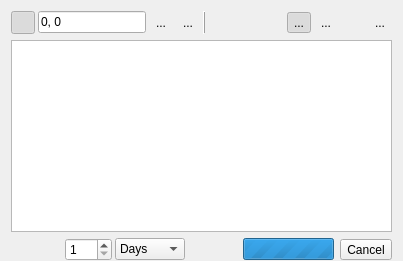
      <widget class="QWidget" name="layoutWidget">
       <layout class="QVBoxLayout" name="verticalLayout">
        <property name="bottomMargin">
         <number>0</number>
        </property>
        <item>
         <layout class="QHBoxLayout" name="horizontalLayout_2">
          <property name="spacing">
           <number>3</number>
          </property>
          <item>
           <widget class="QToolButton" name="mIdentify">
            <property name="enabled">
             <bool>true</bool>
            </property>
            <property name="sizePolicy">
             <sizepolicy hsizetype="Preferred" vsizetype="Preferred">
              <horstretch>0</horstretch>
              <verstretch>0</verstretch>
             </sizepolicy>
            </property>
            <property name="toolTip">
             <string>Update profile when cursor location changes.</string>
            </property>
            <property name="text">
             <string/>
            </property>
            <property name="icon">
             <iconset>
              <normaloff>icons/icon_maptool.png</normaloff>icons/icon_maptool.png</iconset>
            </property>
            <property name="iconSize">
             <size>
              <width>16</width>
              <height>16</height>
             </size>
            </property>
            <property name="checkable">
             <bool>true</bool>
            </property>
            <property name="checked">
             <bool>true</bool>
            </property>
            <property name="toolButtonStyle">
             <enum>Qt::ToolButtonTextBesideIcon</enum>
            </property>
            <property name="autoRaise">
             <bool>true</bool>
            </property>
           </widget>
          </item>
          <item>
           <widget class="QLineEdit" name="mLocation">
            <property name="enabled">
             <bool>true</bool>
            </property>
            <property name="sizePolicy">
             <sizepolicy hsizetype="Preferred" vsizetype="Fixed">
              <horstretch>0</horstretch>
              <verstretch>0</verstretch>
             </sizepolicy>
            </property>
            <property name="maximumSize">
             <size>
              <width>16777215</width>
              <height>16777215</height>
             </size>
            </property>
            <property name="toolTip">
             <string>Current location (longitude, latitude)</string>
            </property>
            <property name="text">
             <string>0, 0</string>
            </property>
           </widget>
          </item>
          <item>
           <widget class="QToolButton" name="mPan">
            <property name="focusPolicy">
             <enum>Qt::TabFocus</enum>
            </property>
            <property name="toolTip">
             <string>Center map on location.</string>
            </property>
            <property name="text">
             <string>...</string>
            </property>
            <property name="icon">
             <iconset>
              <normaloff>:/images/themes/default/propertyicons/labelplacement.svg</normaloff>:/images/themes/default/propertyicons/labelplacement.svg</iconset>
            </property>
            <property name="iconSize">
             <size>
              <width>16</width>
              <height>16</height>
             </size>
            </property>
            <property name="autoRaise">
             <bool>true</bool>
            </property>
           </widget>
          </item>
          <item>
           <widget class="QToolButton" name="mRefresh">
            <property name="focusPolicy">
             <enum>Qt::TabFocus</enum>
            </property>
            <property name="toolTip">
             <string>Load profile data for location.</string>
            </property>
            <property name="text">
             <string>...</string>
            </property>
            <property name="icon">
             <iconset>
              <normaloff>:/images/themes/default/mActionRefresh.svg</normaloff>:/images/themes/default/mActionRefresh.svg</iconset>
            </property>
            <property name="iconSize">
             <size>
              <width>16</width>
              <height>16</height>
             </size>
            </property>
            <property name="autoRaise">
             <bool>true</bool>
            </property>
           </widget>
          </item>
          <item>
           <widget class="QFrame" name="frame">
            <property name="frameShape">
             <enum>QFrame::VLine</enum>
            </property>
            <property name="frameShadow">
             <enum>QFrame::Raised</enum>
            </property>
           </widget>
          </item>
          <item>
           <spacer name="horizontalSpacer_2">
            <property name="orientation">
             <enum>Qt::Horizontal</enum>
            </property>
            <property name="sizeHint" stdset="0">
             <size>
              <width>1</width>
              <height>1</height>
             </size>
            </property>
           </spacer>
          </item>
          <item>
           <widget class="QToolButton" name="mShowImageLine">
            <property name="focusPolicy">
             <enum>Qt::TabFocus</enum>
            </property>
            <property name="toolTip">
             <string>Image selection mode.</string>
            </property>
            <property name="text">
             <string>...</string>
            </property>
            <property name="icon">
             <iconset>
              <normaloff>icons/single_image.svg</normaloff>icons/single_image.svg</iconset>
            </property>
            <property name="iconSize">
             <size>
              <width>16</width>
              <height>16</height>
             </size>
            </property>
            <property name="checkable">
             <bool>true</bool>
            </property>
            <property name="checked">
             <bool>true</bool>
            </property>
            <property name="autoExclusive">
             <bool>true</bool>
            </property>
            <property name="autoRaise">
             <bool>true</bool>
            </property>
           </widget>
          </item>
          <item>
           <widget class="QToolButton" name="mShowCompositeBox">
            <property name="focusPolicy">
             <enum>Qt::TabFocus</enum>
            </property>
            <property name="toolTip">
             <string>Composite selection mode.</string>
            </property>
            <property name="text">
             <string>...</string>
            </property>
            <property name="icon">
             <iconset>
              <normaloff>icons/image_mosaic.svg</normaloff>icons/image_mosaic.svg</iconset>
            </property>
            <property name="iconSize">
             <size>
              <width>16</width>
              <height>16</height>
             </size>
            </property>
            <property name="checkable">
             <bool>true</bool>
            </property>
            <property name="autoExclusive">
             <bool>true</bool>
            </property>
            <property name="autoRaise">
             <bool>true</bool>
            </property>
           </widget>
          </item>
          <item>
           <widget class="QToolButton" name="mStretchAndUpdateLayer">
            <property name="toolTip">
             <string>Apply cumulative count stretch and update layer.</string>
            </property>
            <property name="text">
             <string/>
            </property>
            <property name="icon">
             <iconset>
              <normaloff>icons/strechApply.svg</normaloff>icons/strechApply.svg</iconset>
            </property>
            <property name="toolButtonStyle">
             <enum>Qt::ToolButtonTextBesideIcon</enum>
            </property>
            <property name="autoRaise">
             <bool>true</bool>
            </property>
           </widget>
          </item>
          <item>
           <widget class="QToolButton" name="mLiveUpdate">
            <property name="focusPolicy">
             <enum>Qt::TabFocus</enum>
            </property>
            <property name="toolTip">
             <string>Update layer when the selection changes.</string>
            </property>
            <property name="text">
             <string>...</string>
            </property>
            <property name="icon">
             <iconset>
              <normaloff>:/images/themes/default/algorithms/mAlgorithmCheckGeometry.svg</normaloff>:/images/themes/default/algorithms/mAlgorithmCheckGeometry.svg</iconset>
            </property>
            <property name="iconSize">
             <size>
              <width>16</width>
              <height>16</height>
             </size>
            </property>
            <property name="checkable">
             <bool>true</bool>
            </property>
            <property name="autoRaise">
             <bool>true</bool>
            </property>
           </widget>
          </item>
         </layout>
        </item>
        <item>
         <widget class="GraphicsLayoutWidget" name="mGraphicsLayoutWidget"/>
        </item>
        <item>
         <layout class="QHBoxLayout" name="horizontalLayout_3">
          <property name="spacing">
           <number>3</number>
          </property>
          <item>
           <widget class="QToolButton" name="mFirst">
            <property name="enabled">
             <bool>true</bool>
            </property>
            <property name="toolTip">
             <string>Go to previous image (temporal bin).</string>
            </property>
            <property name="text">
             <string/>
            </property>
            <property name="icon">
             <iconset>
              <normaloff>:/images/themes/default/temporal_navigation/rewindToStart.svg</normaloff>:/images/themes/default/temporal_navigation/rewindToStart.svg</iconset>
            </property>
            <property name="iconSize">
             <size>
              <width>16</width>
              <height>16</height>
             </size>
            </property>
            <property name="toolButtonStyle">
             <enum>Qt::ToolButtonTextBesideIcon</enum>
            </property>
            <property name="autoRaise">
             <bool>true</bool>
            </property>
           </widget>
          </item>
          <item>
           <widget class="QToolButton" name="mPrevious">
            <property name="enabled">
             <bool>true</bool>
            </property>
            <property name="toolTip">
             <string>Go to previous image (temporal bin).</string>
            </property>
            <property name="text">
             <string/>
            </property>
            <property name="icon">
             <iconset>
              <normaloff>:/images/themes/default/temporal_navigation/previous.svg</normaloff>:/images/themes/default/temporal_navigation/previous.svg</iconset>
            </property>
            <property name="iconSize">
             <size>
              <width>16</width>
              <height>16</height>
             </size>
            </property>
            <property name="toolButtonStyle">
             <enum>Qt::ToolButtonTextBesideIcon</enum>
            </property>
            <property name="autoRaise">
             <bool>true</bool>
            </property>
           </widget>
          </item>
          <item>
           <widget class="QSpinBox" name="mStepValue">
            <property name="toolTip">
             <string>Step increment value.</string>
            </property>
            <property name="minimum">
             <number>1</number>
            </property>
            <property name="maximum">
             <number>999</number>
            </property>
            <property name="value">
             <number>1</number>
            </property>
           </widget>
          </item>
          <item>
           <widget class="QComboBox" name="mStepUnits">
            <property name="toolTip">
             <string>Step units.</string>
            </property>
            <property name="currentIndex">
             <number>0</number>
            </property>
            <item>
             <property name="text">
              <string>Days</string>
             </property>
            </item>
            <item>
             <property name="text">
              <string>Months</string>
             </property>
            </item>
            <item>
             <property name="text">
              <string>Years</string>
             </property>
            </item>
           </widget>
          </item>
          <item>
           <widget class="QToolButton" name="mNext">
            <property name="enabled">
             <bool>true</bool>
            </property>
            <property name="toolTip">
             <string>Go to previous image (temporal bin).</string>
            </property>
            <property name="text">
             <string/>
            </property>
            <property name="icon">
             <iconset>
              <normaloff>:/images/themes/default/temporal_navigation/next.svg</normaloff>:/images/themes/default/temporal_navigation/next.svg</iconset>
            </property>
            <property name="iconSize">
             <size>
              <width>16</width>
              <height>16</height>
             </size>
            </property>
            <property name="toolButtonStyle">
             <enum>Qt::ToolButtonTextBesideIcon</enum>
            </property>
            <property name="autoRaise">
             <bool>true</bool>
            </property>
           </widget>
          </item>
          <item>
           <widget class="QToolButton" name="mLast">
            <property name="enabled">
             <bool>true</bool>
            </property>
            <property name="toolTip">
             <string>Go to previous image (temporal bin).</string>
            </property>
            <property name="text">
             <string/>
            </property>
            <property name="icon">
             <iconset>
              <normaloff>:/images/themes/default/temporal_navigation/skipToEnd.svg</normaloff>:/images/themes/default/temporal_navigation/skipToEnd.svg</iconset>
            </property>
            <property name="iconSize">
             <size>
              <width>16</width>
              <height>16</height>
             </size>
            </property>
            <property name="toolButtonStyle">
             <enum>Qt::ToolButtonTextBesideIcon</enum>
            </property>
            <property name="autoRaise">
             <bool>true</bool>
            </property>
           </widget>
          </item>
          <item>
           <spacer name="horizontalSpacer_3">
            <property name="orientation">
             <enum>Qt::Horizontal</enum>
            </property>
            <property name="sizeHint" stdset="0">
             <size>
              <width>1</width>
              <height>20</height>
             </size>
            </property>
           </spacer>
          </item>
          <item>
           <widget class="QFrame" name="mProgressBarFrame">
            <property name="sizePolicy">
             <sizepolicy hsizetype="Fixed" vsizetype="Preferred">
              <horstretch>0</horstretch>
              <verstretch>0</verstretch>
             </sizepolicy>
            </property>
            <property name="minimumSize">
             <size>
              <width>0</width>
              <height>0</height>
             </size>
            </property>
            <property name="frameShape">
             <enum>QFrame::NoFrame</enum>
            </property>
            <property name="frameShadow">
             <enum>QFrame::Raised</enum>
            </property>
            <layout class="QHBoxLayout" name="horizontalLayout_12">
             <property name="leftMargin">
              <number>0</number>
             </property>
             <property name="topMargin">
              <number>0</number>
             </property>
             <property name="rightMargin">
              <number>0</number>
             </property>
             <property name="bottomMargin">
              <number>0</number>
             </property>
             <item>
              <widget class="QProgressBar" name="mProgressBar">
               <property name="sizePolicy">
                <sizepolicy hsizetype="Expanding" vsizetype="Fixed">
                 <horstretch>1</horstretch>
                 <verstretch>0</verstretch>
                </sizepolicy>
               </property>
               <property name="maximumSize">
                <size>
                 <width>100</width>
                 <height>16777215</height>
                </size>
               </property>
               <property name="maximum">
                <number>0</number>
               </property>
               <property name="value">
                <number>0</number>
               </property>
               <property name="textVisible">
                <bool>false</bool>
               </property>
              </widget>
             </item>
             <item>
              <widget class="QToolButton" name="mCancelTaskManager">
               <property name="toolTip">
                <string>Cancel all tasks.</string>
               </property>
               <property name="text">
                <string>Cancel</string>
               </property>
               <property name="icon">
                <iconset>
                 <normaloff>:/images/themes/default/mTaskCancel.svg</normaloff>:/images/themes/default/mTaskCancel.svg</iconset>
               </property>
               <property name="iconSize">
                <size>
                 <width>16</width>
                 <height>16</height>
                </size>
               </property>
               <property name="toolButtonStyle">
                <enum>Qt::ToolButtonIconOnly</enum>
               </property>
               <property name="autoRaise">
                <bool>false</bool>
               </property>
              </widget>
             </item>
            </layout>
           </widget>
          </item>
         </layout>
        </item>
       </layout>
      </widget>
